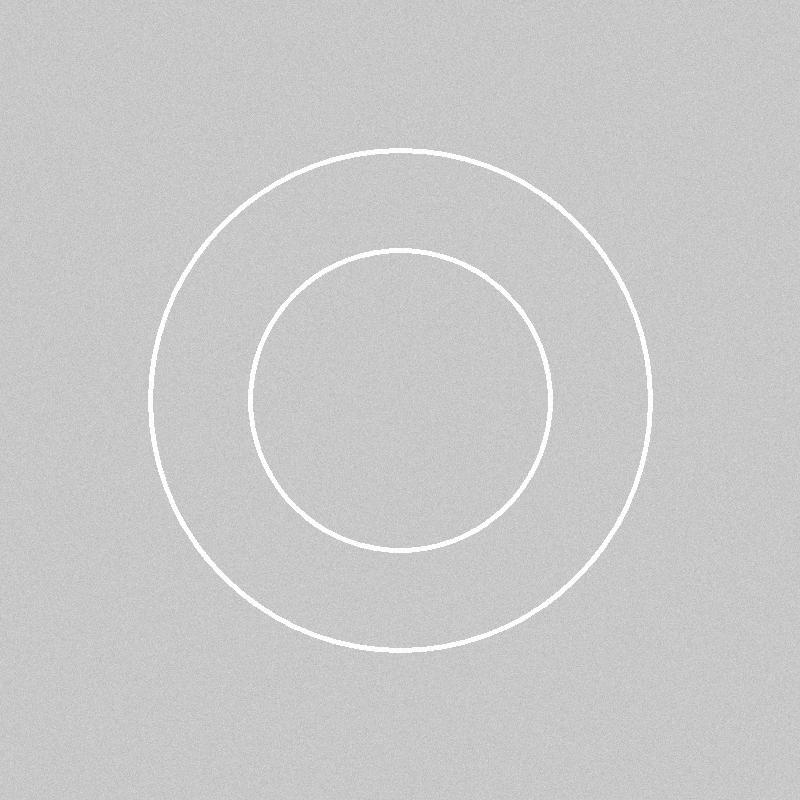
#> input picture data/cam_ring_circular.png, 800 x 800 px
$ python -i cam_ring_analyzer.py   (imports and definitions only)
#> lines starting #> are read from the running program, lines starting #| are printed output that depends on the picture; after the words box and inside, x2 and y2 are one past the last pixel; in counts of white or black regions, pixels touching at a corner belong together
"""
Cam Ring Edge Detection and Dimensional Analysis

This module performs edge detection on cam ring images and computes
the radial distance between inner and outer edges at multiple angular intervals.
"""

import os
os.environ['DISPLAY'] = ''

import cv2
# [1 line not run here, left out]

import numpy as np
import matplotlib
# [1 line not run here, left out]
import matplotlib.pyplot as plt
from scipy import ndimage
from pathlib import Path
import pandas as pd


class CamRingAnalyzer:
    """Analyzes cam rings to detect edges and compute dimensional information."""

    def __init__(self, image_path, angle_resolution=1):
        """
        Initialize the CamRingAnalyzer.

        Args:
            image_path: Path to the cam ring image
            angle_resolution: Angular resolution in degrees (default: 1 degree)
        """
#> called with image_path = '../data/cam_ring_circular.png', angle_resolution = 1
        self.image_path = image_path
        self.angle_resolution = angle_resolution
        self.original_image = cv2.imread(image_path)
#> self.original_image is the input picture: shape (800, 800, 3); min 172, max 255, mean 200.5
        self.grayscale = cv2.cvtColor(self.original_image, cv2.COLOR_BGR2GRAY)
        self.edges = None
        self.center = None
        self.inner_radius = None
        self.outer_radius = None
        self.radii_data = None

    def preprocess_image(self, blur_kernel=5, equalize=True, threshold_value=100):
        """
        Preprocess the image for edge detection.

        Args:
            blur_kernel: Kernel size for Gaussian blur (odd number)
            equalize: Whether to apply histogram equalization
            threshold_value: Binary threshold value

        Returns:
            Preprocessed grayscale image
        """
#> called with blur_kernel = 5, equalize = True, threshold_value = 100
        # Apply Gaussian blur to reduce noise
        blurred = cv2.GaussianBlur(self.grayscale, (blur_kernel, blur_kernel), 1.5)

        # Apply histogram equalization to enhance contrast
        if equalize:
            blurred = cv2.equalizeHist(blurred)
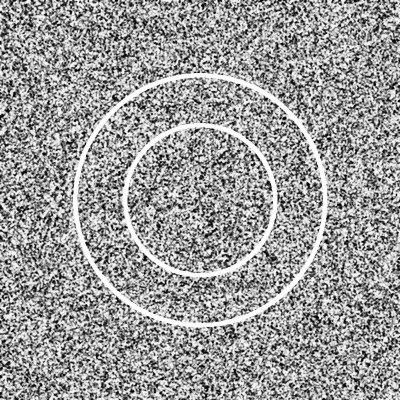
#> blurred: shape (800, 800) (shown at 1/2 size); min 0, max 255, mean 154.6

        return blurred

    def canny_edge_detection(self, low_threshold=50, high_threshold=150):
        """
        Perform Canny edge detection on the cam ring image.

        Args:
            low_threshold: Lower threshold for Canny edge detection
            high_threshold: Upper threshold for Canny edge detection

        Returns:
            Binary image with detected edges
        """
        preprocessed = self.preprocess_image()
        self.edges = cv2.Canny(preprocessed, low_threshold, high_threshold)
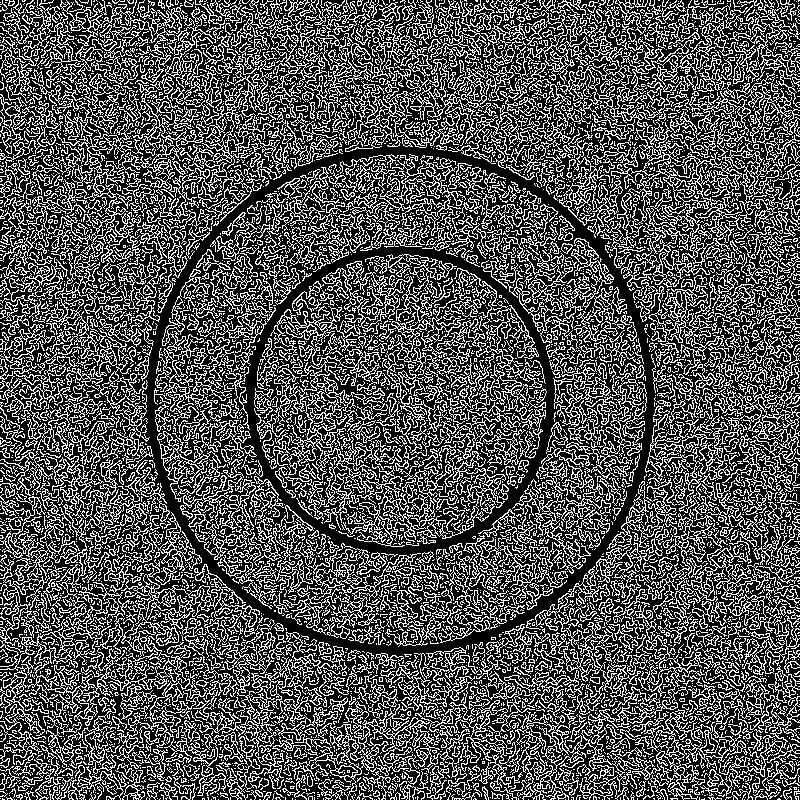
#> self.edges: shape (800, 800); 32.2% white in thin lines or dots
        return self.edges

    def find_center(self):
        """
        Find the center of the cam ring using contour analysis.

        Returns:
            Tuple of (center_x, center_y)
        """
        # Find contours in the edge image
        contours, _ = cv2.findContours(
            self.edges, cv2.RETR_EXTERNAL, cv2.CHAIN_APPROX_SIMPLE
        )
#> contours = 6386 contours, 5855 with area under 20; largest, box (x1, y1, x2, y2) and area: (0, 30, 292, 313) 7337, (414, 566, 731, 800) 7285, (270, 306, 426, 547) 4933, (224, 632, 430, 800) 4870, (0, 552, 260, 734) 4069

        if not contours:
            raise ValueError("No contours found. Check edge detection parameters.")

        # Find the largest contour (cam ring)
        largest_contour = max(contours, key=cv2.contourArea)
#> largest_contour = contour of 7107 points, box (x1, y1, x2, y2) (0, 30, 292, 313), area 7337

        # Calculate the moments to find center
        M = cv2.moments(largest_contour)
#> M = moments, m00 7337, centre m10/m00, m01/m00 = (134.4, 153.2)
        if M["m00"] != 0:
            cx = int(M["m10"] / M["m00"])
#> cx = 134
            cy = int(M["m01"] / M["m00"])
#> cy = 153
        else:
            # Fallback: use image center
            h, w = self.edges.shape
            cx, cy = w // 2, h // 2

        # Alternative: use circle fitting
        (x, y), radius = cv2.minEnclosingCircle(largest_contour)
#> x = 146.3; y = 152.1; radius = 160.4
        self.center = (int(x), int(y))
#> self.center = (146, 152)
        return self.center

    # [74 lines left out: functions extract_edge_coordinates, convert_to_polar_coordinates, compute_radial_distances, not called in this run]

    def visualize_edges(self, output_path=None):
        """
        Create a visualization of detected edges with center marked.

        Args:
            output_path: Path to save the visualization (optional)

        Returns:
            Processed image with edges and center marked
        """
        if self.edges is None:
            self.canny_edge_detection()
        if self.center is None:
            self.find_center()

        # Create a color image for visualization
        vis_image = cv2.cvtColor(self.edges, cv2.COLOR_GRAY2BGR)
#> vis_image: shape (800, 800, 3); 32.2% white in thin lines or dots

        # Mark detected edges in green
        vis_image[self.edges > 0] = (0, 255, 0)
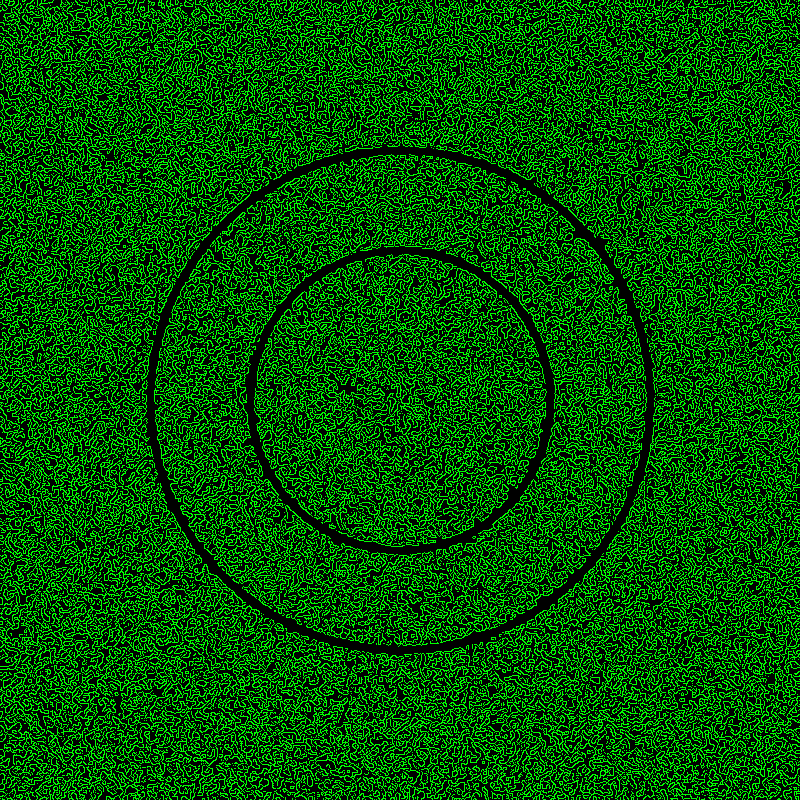
#> vis_image: shape (800, 800, 3); mean B, G, R 0, 82.1, 0

        # Mark center in red
        cx, cy = self.center
#> cx = 146; cy = 152
        cv2.circle(vis_image, (cx, cy), 5, (0, 0, 255), -1)
#> vis_image: shape (800, 800, 3); 0.01% of pixels changed, all inside (x1, y1, x2, y2) = (141, 147, 152, 158)
        cv2.circle(vis_image, (cx, cy), 1, (0, 0, 255), -1)

        if output_path:
            cv2.imwrite(output_path, vis_image)

        return vis_image

    # [156 lines left out: functions visualize_distances, create_overlay_visualization, save_results, get_summary, not called in this run]

>>> result = CamRingAnalyzer('../data/cam_ring_circular.png').visualize_edges()

$ run again, on data/cam_ring_lobed.png
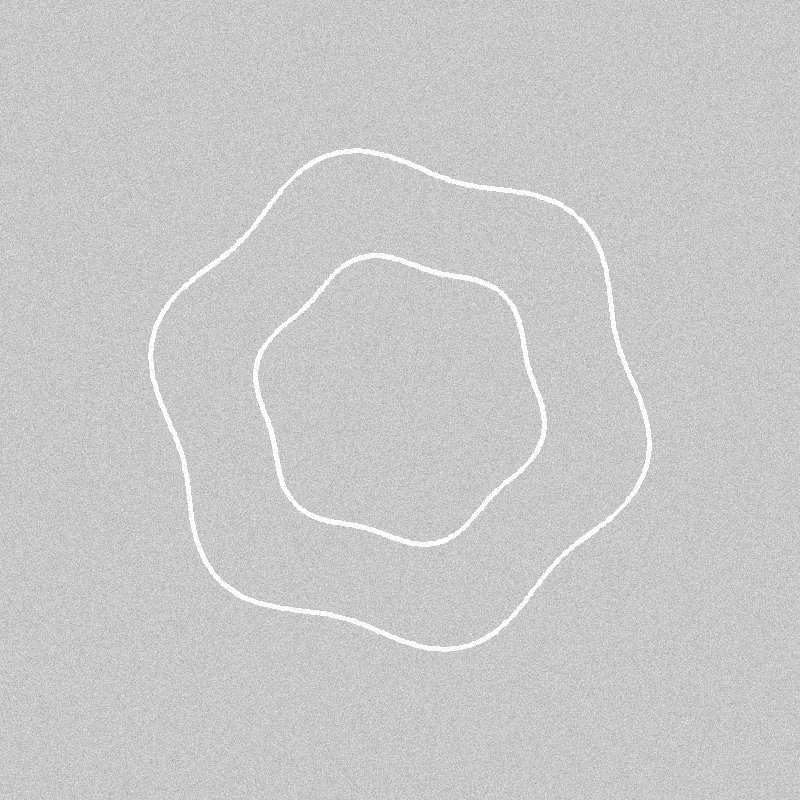
#> input picture data/cam_ring_lobed.png, 800 x 800 px
#> in __init__, self.original_image is the input picture: shape (800, 800, 3); min 152, max 255, mean 200.4
#> in canny_edge_detection, `self.edges = cv2.Canny(preprocessed, low_threshold, high_threshold)`:
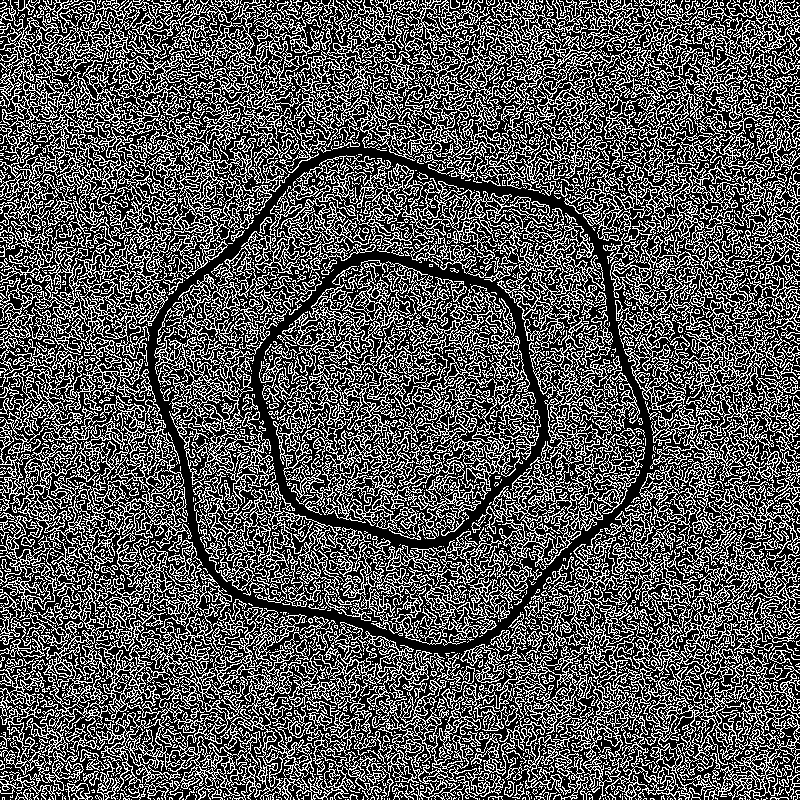
#> self.edges: shape (800, 800); 33.5% white in thin lines or dots
#> contours = 2662 contours, 2499 with area under 20; largest, box (x1, y1, x2, y2) and area: (0, 0, 800, 511) 110773, (378, 468, 800, 800) 52116, (259, 260, 536, 540) 35442, (0, 376, 315, 791) 33802, (154, 172, 542, 646) 28955
#> largest_contour = contour of 26197 points, box (x1, y1, x2, y2) (0, 0, 800, 511), area 110773
#> M = moments, m00 110773, centre m10/m00, m01/m00 = (338.2, 143.6)
#> in find_center, `cx = int(M["m10"] / M["m00"])`: cx = 338
#> in find_center, `cy = int(M["m01"] / M["m00"])`: cy = 143
#> x = 399.5; y = 257.5; radius = 472.6
#> self.center = (399, 257)
#> in visualize_edges, `vis_image[self.edges > 0] = (0, 255, 0)`:
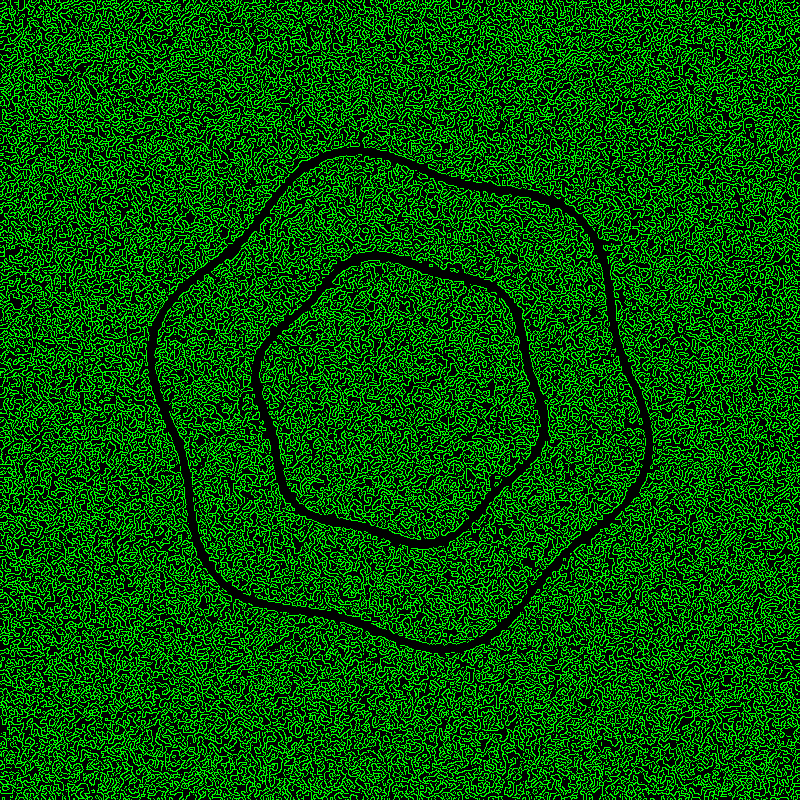
#> vis_image: shape (800, 800, 3); mean B, G, R 0, 85.5, 0
#> in visualize_edges, `cx, cy = self.center`: cx = 399; cy = 257
